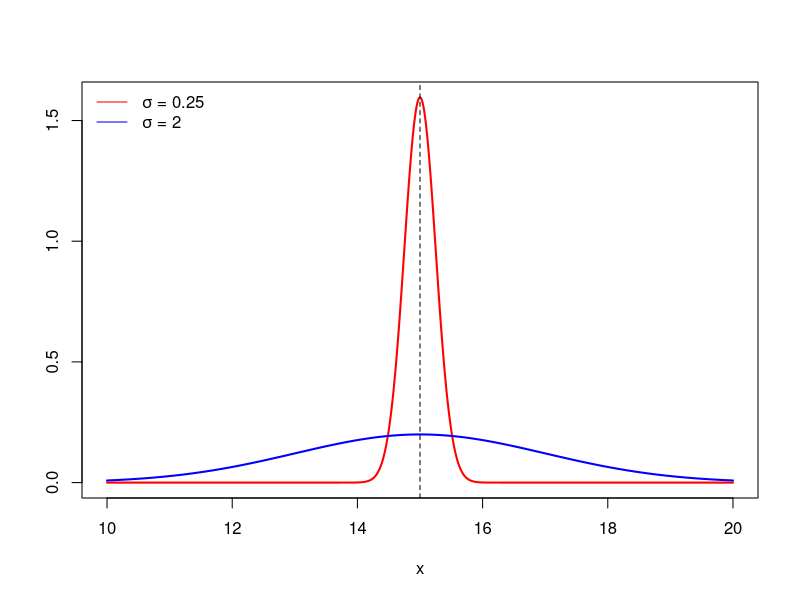

R code for this plot:
x <- seq(10, 20, by=0.01)
y1 <- dnorm(x, 15, 0.25)
y2 <- dnorm(x, 15, 2)
pdf("./Lec16 Sample Size and Power/norm.pdf", width=8*0.8, height=6*0.8)
plot(x, y1, type='l', col="red", ylab="", xlab="x", lwd=2)
lines(x, y2, col="blue", lwd=2)
abline(v=15, lty=2)
legend("topleft",
       legend=c(expression(paste(sigma," = 0.25")),
                expression(paste(sigma," = 2"))),
       lty=c(1,1),
       col=c("red", "blue"), bty='n')
dev.off()
